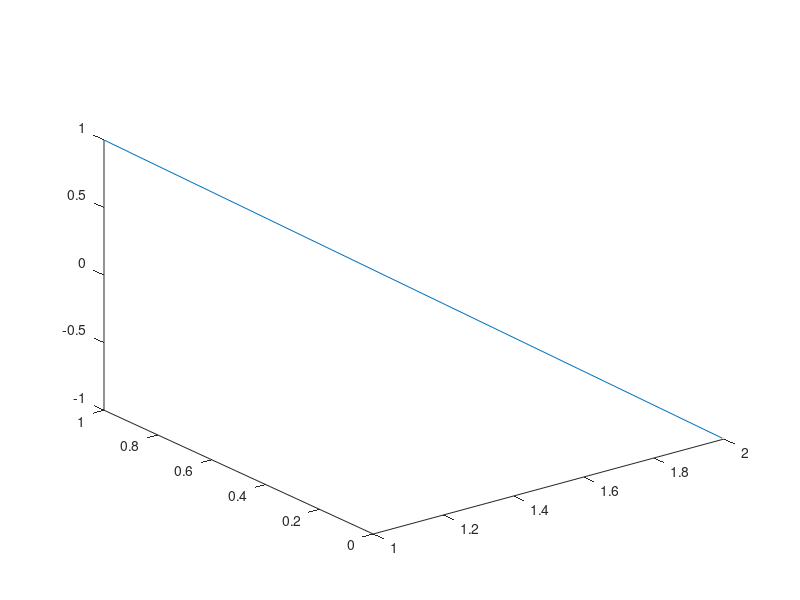
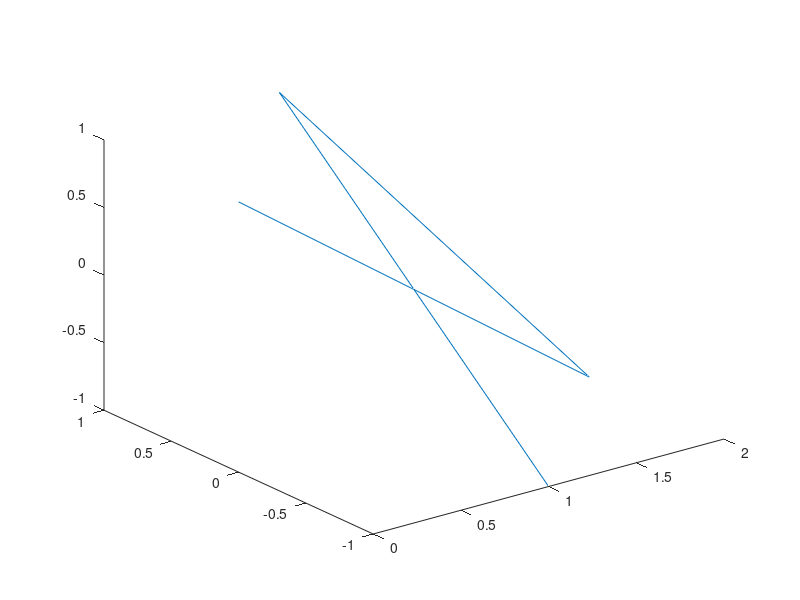
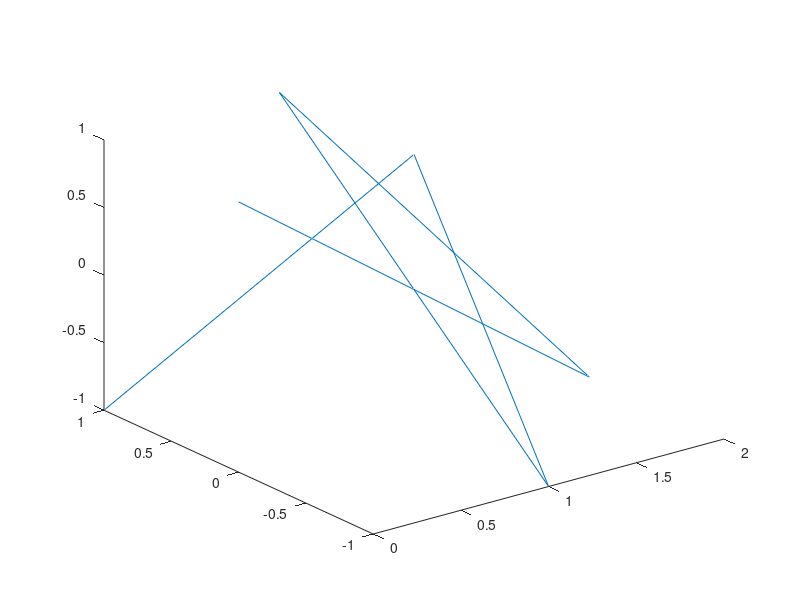

Source code (MATLAB) for these figures, in order:
figure(1)
a=[1 2]
b=[1 0]
c=[1 -1]
plot3(a,b,c)
figure(2)
a=[0 2 1 1]
b=[0 0 1 -1]
c=[1 -1 1 -1]
plot3(a,b,c)
figure(3)
a=[0 2 1 1 1 0]
b=[0 0 1 -1 0 1]
c=[1 -1 1 -1 1 -1]
plot3(a,b,c)



    